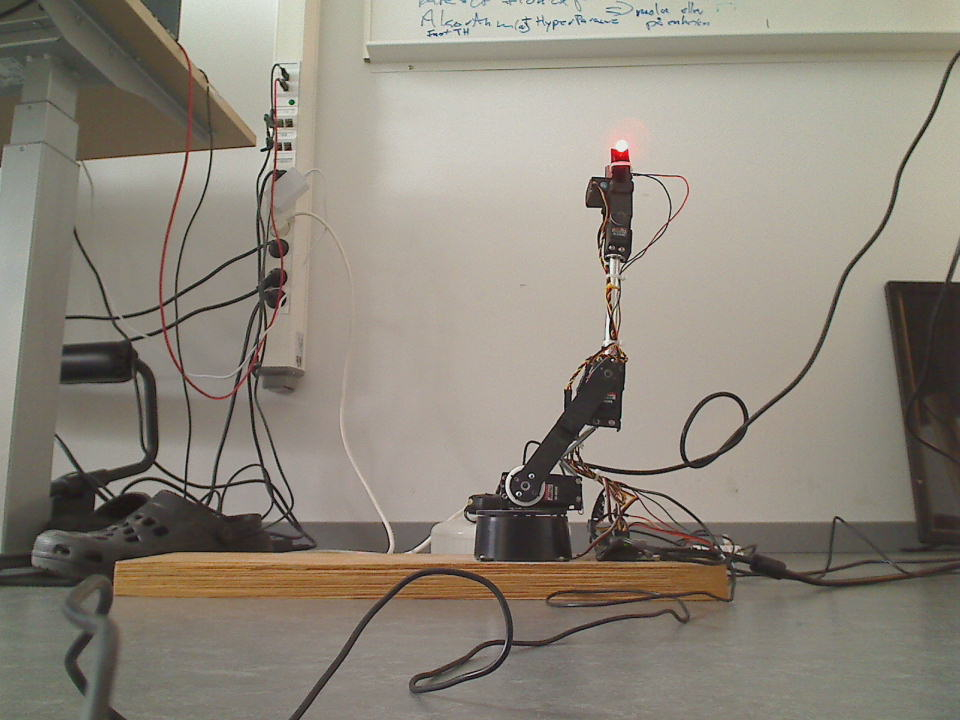
#> input picture images/106_s128_e34_w106.jpg, 960 x 720 px; its folder holds 4 pictures in this run
$ python findBrightSpot.py
#> lines starting #> are read from the running program, lines starting #| are printed output that depends on the picture
### FakeKit.py
class FakeServo:
    angle = 0

class FakeKit:
    servo = []

    def __init__(self):
        for i in range(16):
            self.servo.append(FakeServo())

### ServoJoint.py
import math


class ServoJoint:
    def __init__(self, kit, servoIndex, min, neutral, max):
        self.kit = kit
        self.index = servoIndex
        self.min = min
        self.neutral = neutral
        self.max = max
        self.lastKnownAngle = neutral
        self.targetAngle = neutral
        self.setAngleDegrees(self.neutral)


    # [5 lines left out: function setInterpolation, not called in this run]

    def setAngleDegrees(self, newAngle):

#> called with newAngle = 90
        while newAngle < 0:
            newAngle = newAngle + 360
        while newAngle > 360:
            newAngle = newAngle - 360

        if newAngle < self.min:
            print("minValue found", newAngle , self.min, flush=True)
            newAngle = self.min
        if newAngle > self.max:
            print("maxValue found", newAngle , self.max, flush=True)
            newAngle = self.max


        self.targetAngle = newAngle

    def setAngleRadians(self, radians):
        degrees = (radians * 360.0) / (2.0 * math.pi)
        self.setAngleDegrees(degrees)

    def getAngleDegrees(self):
        return self.targetAngle

    def getAngleRadians(self):
        return self.targetAngle * math.pi * 2.0 / 360.0

    def addJoint(self, where, howRotate, joint):
        self.whereIsJointAttached = where
        self.howDoesItRotateAround = howRotate

    # [14 lines left out: function update, not called in this run]

### RobotArm.py
from ServoJoint import ServoJoint
from RobotState import RobotState
from Bone import Bone
import time
import math

class RobotArm:


    ROTATE_FULLY_LEFT = 180
    ROTATE_FULLY_RIGHT = 0
    ROTATE_NORMAL = 90

    GRIP_CLOSED = 180
    GRIP_OPEN = 60

    ELBOW_90_DEG = 90
    ELBOW_FULLY_OPEN = 10
    ELBOW_FULLY_CLOSED = 180

    SHOULDER_FORWARD = 60
    SHOULDER_UP = 90
    SHOULDER_BACKWARD = 145

    WRIST_FULLY_DOWN = 0
    WRIST_NEUTRAL = 90
    WRIST_FULLY_UP = 180

    def __init__(self, kit):
        self.kit = kit
        self.rotate = ServoJoint(self.kit, 15, self.ROTATE_FULLY_RIGHT, self.ROTATE_NORMAL, self.ROTATE_FULLY_LEFT)
        self.shoulder = ServoJoint(self.kit, 8, 30, 90, 160)
        self.elbow = ServoJoint(self.kit, 5, 6, 90, 180)
        self.wrist = ServoJoint(self.kit, 0, 0, 90, 180)
        self.grip = ServoJoint(self.kit, 12, 60, 120, 180)

        self.lowerArmBone = Bone(self.shoulder, 20, 1.0, 0)
        self.upperArmBone = Bone(self.elbow, 20, -1.0, 0)
        self.wristBone =    Bone(self.wrist, 5, 1.0, -math.pi/2)

        self.upperArmBone.setParent(self.lowerArmBone)
        self.wristBone.setParent(self.upperArmBone)


    # [8 lines of commented-out code are left out]

    def getState(self):
        wp = self.wristBone.getPos()
        return RobotState(wp.x, wp.y, self.rotate.getAngleRadians(), self.wristBone.getWorldAngleRadians(), self.grip.getAngleRadians())

    # [56 lines left out: functions update, setState, not called in this run]


    def Shoulder(self, angle):
        self.shoulder.setAngleDegrees(angle)

    def Grip(self, angle):
        self.grip.setAngleDegrees(angle)

    def Wrist(self, angle):
        self.wrist.setAngleDegrees(angle)

    def Elbow(self, angle):
        self.elbow.setAngleDegrees(angle)

    def Rotate(self, angle):
        self.rotate.setAngleDegrees(angle)

    # [44 lines left out: function demo, not called in this run]

### Bone.py
from Vector3 import Vector3
import math

class Bone:

    def __init__(self, joint, length, angleConversion, angleAddition):
        self.joint = joint
        self.length = length
        self.parent = False
        self.angleConversion = angleConversion
        self.angleAddition = angleAddition


    def setParent(self, parent):
        self.parent = parent


    # [30 lines left out: functions getWorldAngleRadians, setWorldAngleRadians, getPos, not called in this run]

    def __str__(self):
        return "<" + str(self.getPos()) + " " + str(self.getWorldAngle()) + ">"

### findBrightSpot.py
# import the necessary packages
import numpy as np
import cv2
import glob
import re
from RobotArm import RobotArm
from FakeKit import FakeKit

lowerhalfOfImage = np.array([[0, 550], [959, 550], [959, 719], [0, 719]])
fake = FakeKit()
b = RobotArm(fake)
r = 5

X = [] #Position in imaage
TX =[] #Robot arm belief position (forward kinematics)
Y = [] #sev (shoulder, elbow, wrist)

images = glob.glob('images/*.jpg')

image_data = []
for img in images:
    this_image = cv2.imread(img, 1)
#> this_image is the input picture: shape (720, 960, 3); mean B, G, R 123.5, 134.9, 141.9
    image_data.append(this_image)

avg_image = image_data[0]
for i in range(len(image_data)):
    if i == 0:
        pass
    else:
        alpha = 1.0/(i + 1)
        beta = 1.0 - alpha
        avg_image = cv2.addWeighted(image_data[i], alpha, avg_image, beta, 0.0)
#> this loop made 4 passes
#> pass 2, `avg_image = cv2.addWeighted(image_data[i], alpha, avg_image, beta, 0.0)`:
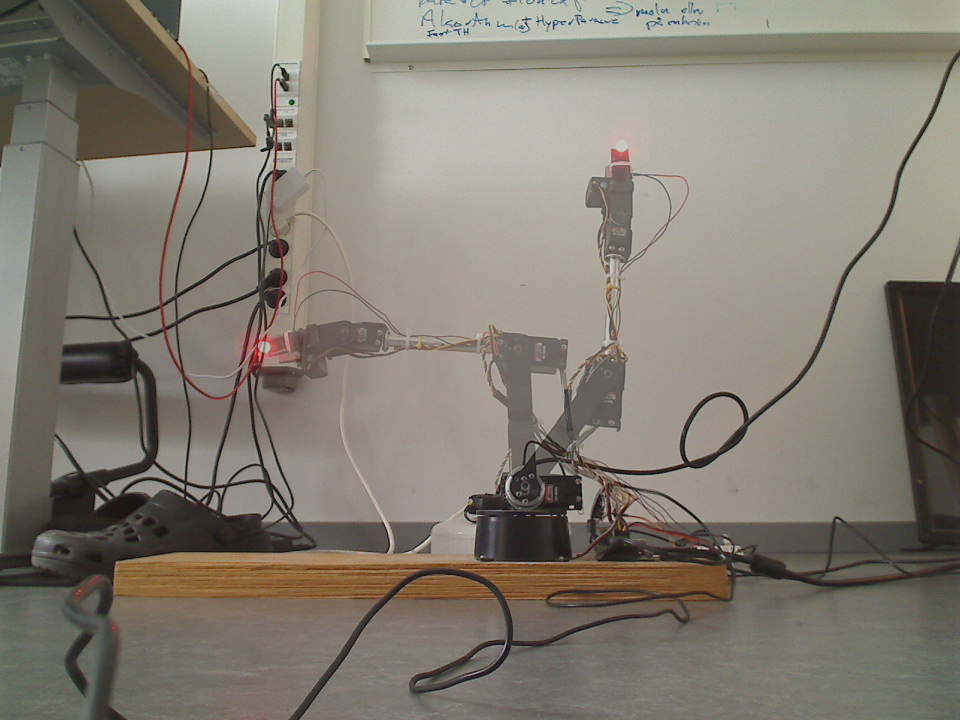
#> avg_image: shape (720, 960, 3); mean B, G, R 113.9, 124.1, 130.4
#> after the loop:
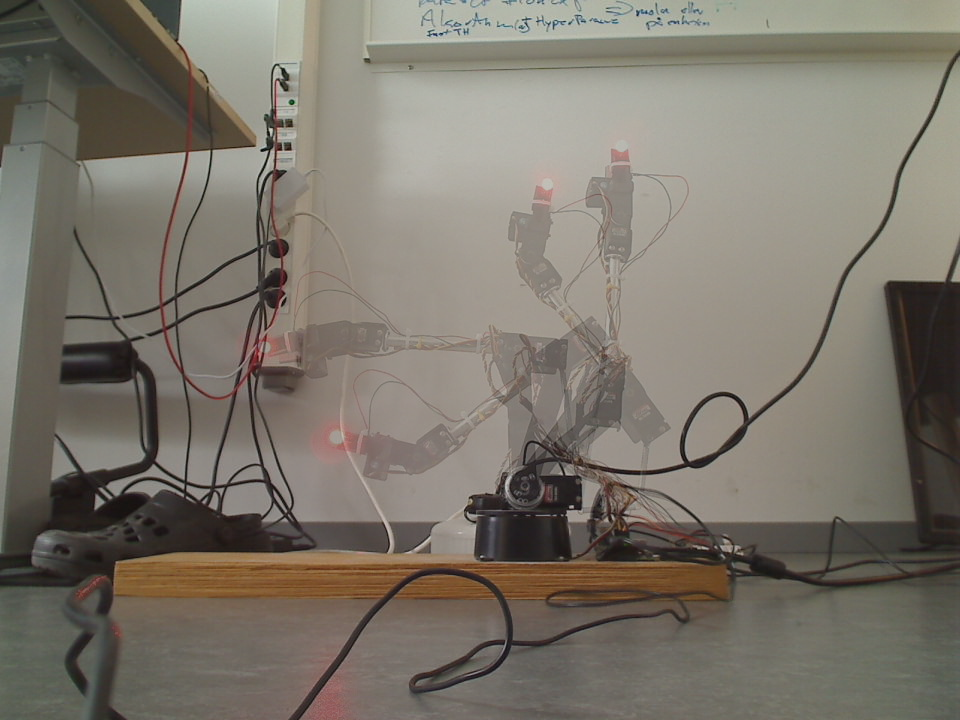
#> avg_image: shape (720, 960, 3); mean B, G, R 107.1, 117.5, 123.5

cv2.imshow("Robust", avg_image)
cv2.waitKey(0)

"""for filename in images:
    # load the image and convert it to grayscale
    image = cv2.imread(filename)
    orig = image.copy()
    red_channel = orig[:,:,2]
    gray = cv2.GaussianBlur(red_channel, (r, r), 0)
    cv2.fillPoly(gray, [lowerhalfOfImage],  color=(0, 0, 0))
    (minVal, maxVal, minLoc, maxLoc) = cv2.minMaxLoc(gray)

    # [10 lines of commented-out code are left out]
    m = re.search(r'\w*\\\d*_s(\d*)_e(\d*)_w(\d*).jpg', filename)
    s= float(m.group(1))
    e= float(m.group(2))
    w= float(m.group(3))

    b.setState(RobotArm.ROTATE_NORMAL, s,e,w, 0)


    print(s,e,w, "=>", maxLoc, b.wristBone.getPos().x, b.wristBone.getPos().y)

    Y.append([s,e,w])
    X.append(maxLoc)
    TX.append([b.wristBone.getPos().x, b.wristBone.getPos().y])

import json
with open("robotArmDataSet.json", "w") as fp:
    json.dump([X, TX, Y], fp)
#https://scikit-learn.org/stable/modules/generated/sklearn.cross_decomposition.PLSRegression.html"""
